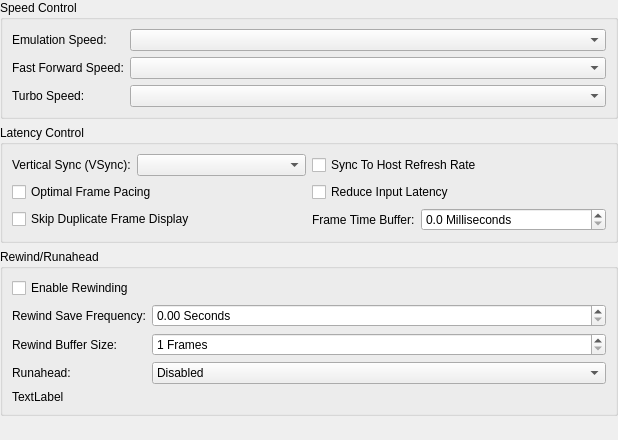
<?xml version="1.0" encoding="UTF-8"?>
<ui version="4.0">
 <class>EmulationSettingsWidget</class>
 <widget class="QWidget" name="EmulationSettingsWidget">
  <property name="geometry">
   <rect>
    <x>0</x>
    <y>0</y>
    <width>618</width>
    <height>440</height>
   </rect>
  </property>
  <layout class="QVBoxLayout" name="verticalLayout">
   <property name="leftMargin">
    <number>0</number>
   </property>
   <property name="topMargin">
    <number>0</number>
   </property>
   <property name="rightMargin">
    <number>0</number>
   </property>
   <property name="bottomMargin">
    <number>0</number>
   </property>
   <item>
    <widget class="QGroupBox" name="groupBox_5">
     <property name="title">
      <string>Speed Control</string>
     </property>
     <layout class="QFormLayout" name="formLayout_2">
      <item row="0" column="0">
       <widget class="QLabel" name="label_4">
        <property name="text">
         <string>Emulation Speed:</string>
        </property>
       </widget>
      </item>
      <item row="0" column="1">
       <widget class="QComboBox" name="emulationSpeed"/>
      </item>
      <item row="1" column="0">
       <widget class="QLabel" name="label_5">
        <property name="text">
         <string>Fast Forward Speed:</string>
        </property>
       </widget>
      </item>
      <item row="1" column="1">
       <widget class="QComboBox" name="fastForwardSpeed"/>
      </item>
      <item row="2" column="0">
       <widget class="QLabel" name="label_6">
        <property name="text">
         <string>Turbo Speed:</string>
        </property>
       </widget>
      </item>
      <item row="2" column="1">
       <widget class="QComboBox" name="turboSpeed"/>
      </item>
     </layout>
    </widget>
   </item>
   <item>
    <widget class="QGroupBox" name="groupBox_2">
     <property name="title">
      <string>Latency Control</string>
     </property>
     <layout class="QGridLayout" name="gridLayout">
      <item row="1" column="1">
       <widget class="QCheckBox" name="preFrameSleep">
        <property name="text">
         <string>Reduce Input Latency</string>
        </property>
       </widget>
      </item>
      <item row="0" column="1">
       <widget class="QCheckBox" name="syncToHostRefreshRate">
        <property name="text">
         <string>Sync To Host Refresh Rate</string>
        </property>
       </widget>
      </item>
      <item row="0" column="0">
       <layout class="QFormLayout" name="vsyncLayout">
        <item row="0" column="0">
         <widget class="QLabel" name="vsyncLabel">
          <property name="text">
           <string>Vertical Sync (VSync):</string>
          </property>
         </widget>
        </item>
        <item row="0" column="1">
         <widget class="QComboBox" name="vsync"/>
        </item>
       </layout>
      </item>
      <item row="1" column="0">
       <widget class="QCheckBox" name="optimalFramePacing">
        <property name="text">
         <string>Optimal Frame Pacing</string>
        </property>
       </widget>
      </item>
      <item row="2" column="0">
       <widget class="QCheckBox" name="skipPresentingDuplicateFrames">
        <property name="text">
         <string>Skip Duplicate Frame Display</string>
        </property>
       </widget>
      </item>
      <item row="2" column="1">
       <layout class="QFormLayout" name="formLayout_3">
        <item row="0" column="0">
         <widget class="QLabel" name="preFrameSleepBufferLabel">
          <property name="text">
           <string>Frame Time Buffer:</string>
          </property>
         </widget>
        </item>
        <item row="0" column="1">
         <widget class="QDoubleSpinBox" name="preFrameSleepBuffer">
          <property name="suffix">
           <string> Milliseconds</string>
          </property>
          <property name="decimals">
           <number>1</number>
          </property>
          <property name="singleStep">
           <double>0.500000000000000</double>
          </property>
         </widget>
        </item>
       </layout>
      </item>
     </layout>
    </widget>
   </item>
   <item>
    <widget class="QGroupBox" name="groupBox">
     <property name="title">
      <string>Rewind/Runahead</string>
     </property>
     <layout class="QFormLayout" name="formLayout">
      <item row="0" column="0" colspan="2">
       <widget class="QCheckBox" name="rewindEnable">
        <property name="text">
         <string>Enable Rewinding</string>
        </property>
       </widget>
      </item>
      <item row="1" column="0">
       <widget class="QLabel" name="label_2">
        <property name="text">
         <string>Rewind Save Frequency:</string>
        </property>
       </widget>
      </item>
      <item row="1" column="1">
       <widget class="QDoubleSpinBox" name="rewindSaveFrequency">
        <property name="suffix">
         <string> Seconds</string>
        </property>
        <property name="maximum">
         <double>3600.000000000000000</double>
        </property>
        <property name="singleStep">
         <double>0.100000000000000</double>
        </property>
       </widget>
      </item>
      <item row="2" column="0">
       <widget class="QLabel" name="label">
        <property name="text">
         <string>Rewind Buffer Size:</string>
        </property>
       </widget>
      </item>
      <item row="2" column="1">
       <widget class="QSpinBox" name="rewindSaveSlots">
        <property name="suffix">
         <string> Frames</string>
        </property>
        <property name="minimum">
         <number>1</number>
        </property>
        <property name="maximum">
         <number>10000</number>
        </property>
       </widget>
      </item>
      <item row="3" column="0">
       <widget class="QLabel" name="label_3">
        <property name="text">
         <string>Runahead:</string>
        </property>
       </widget>
      </item>
      <item row="3" column="1">
       <widget class="QComboBox" name="runaheadFrames">
        <item>
         <property name="text">
          <string>Disabled</string>
         </property>
        </item>
        <item>
         <property name="text">
          <string>1 Frame</string>
         </property>
        </item>
        <item>
         <property name="text">
          <string>2 Frames</string>
         </property>
        </item>
        <item>
         <property name="text">
          <string>3 Frames</string>
         </property>
        </item>
        <item>
         <property name="text">
          <string>4 Frames</string>
         </property>
        </item>
        <item>
         <property name="text">
          <string>5 Frames</string>
         </property>
        </item>
        <item>
         <property name="text">
          <string>6 Frames</string>
         </property>
        </item>
        <item>
         <property name="text">
          <string>7 Frames</string>
         </property>
        </item>
        <item>
         <property name="text">
          <string>8 Frames</string>
         </property>
        </item>
        <item>
         <property name="text">
          <string>9 Frames</string>
         </property>
        </item>
        <item>
         <property name="text">
          <string>10 Frames</string>
         </property>
        </item>
       </widget>
      </item>
      <item row="4" column="0" colspan="2">
       <widget class="QLabel" name="rewindSummary">
        <property name="text">
         <string>TextLabel</string>
        </property>
        <property name="wordWrap">
         <bool>true</bool>
        </property>
       </widget>
      </item>
     </layout>
    </widget>
   </item>
   <item>
    <spacer name="verticalSpacer">
     <property name="orientation">
      <enum>Qt::Orientation::Vertical</enum>
     </property>
     <property name="sizeHint" stdset="0">
      <size>
       <width>20</width>
       <height>40</height>
      </size>
     </property>
    </spacer>
   </item>
  </layout>
 </widget>
 <resources>
  <include location="resources/resources.qrc"/>
 </resources>
 <connections/>
</ui>
